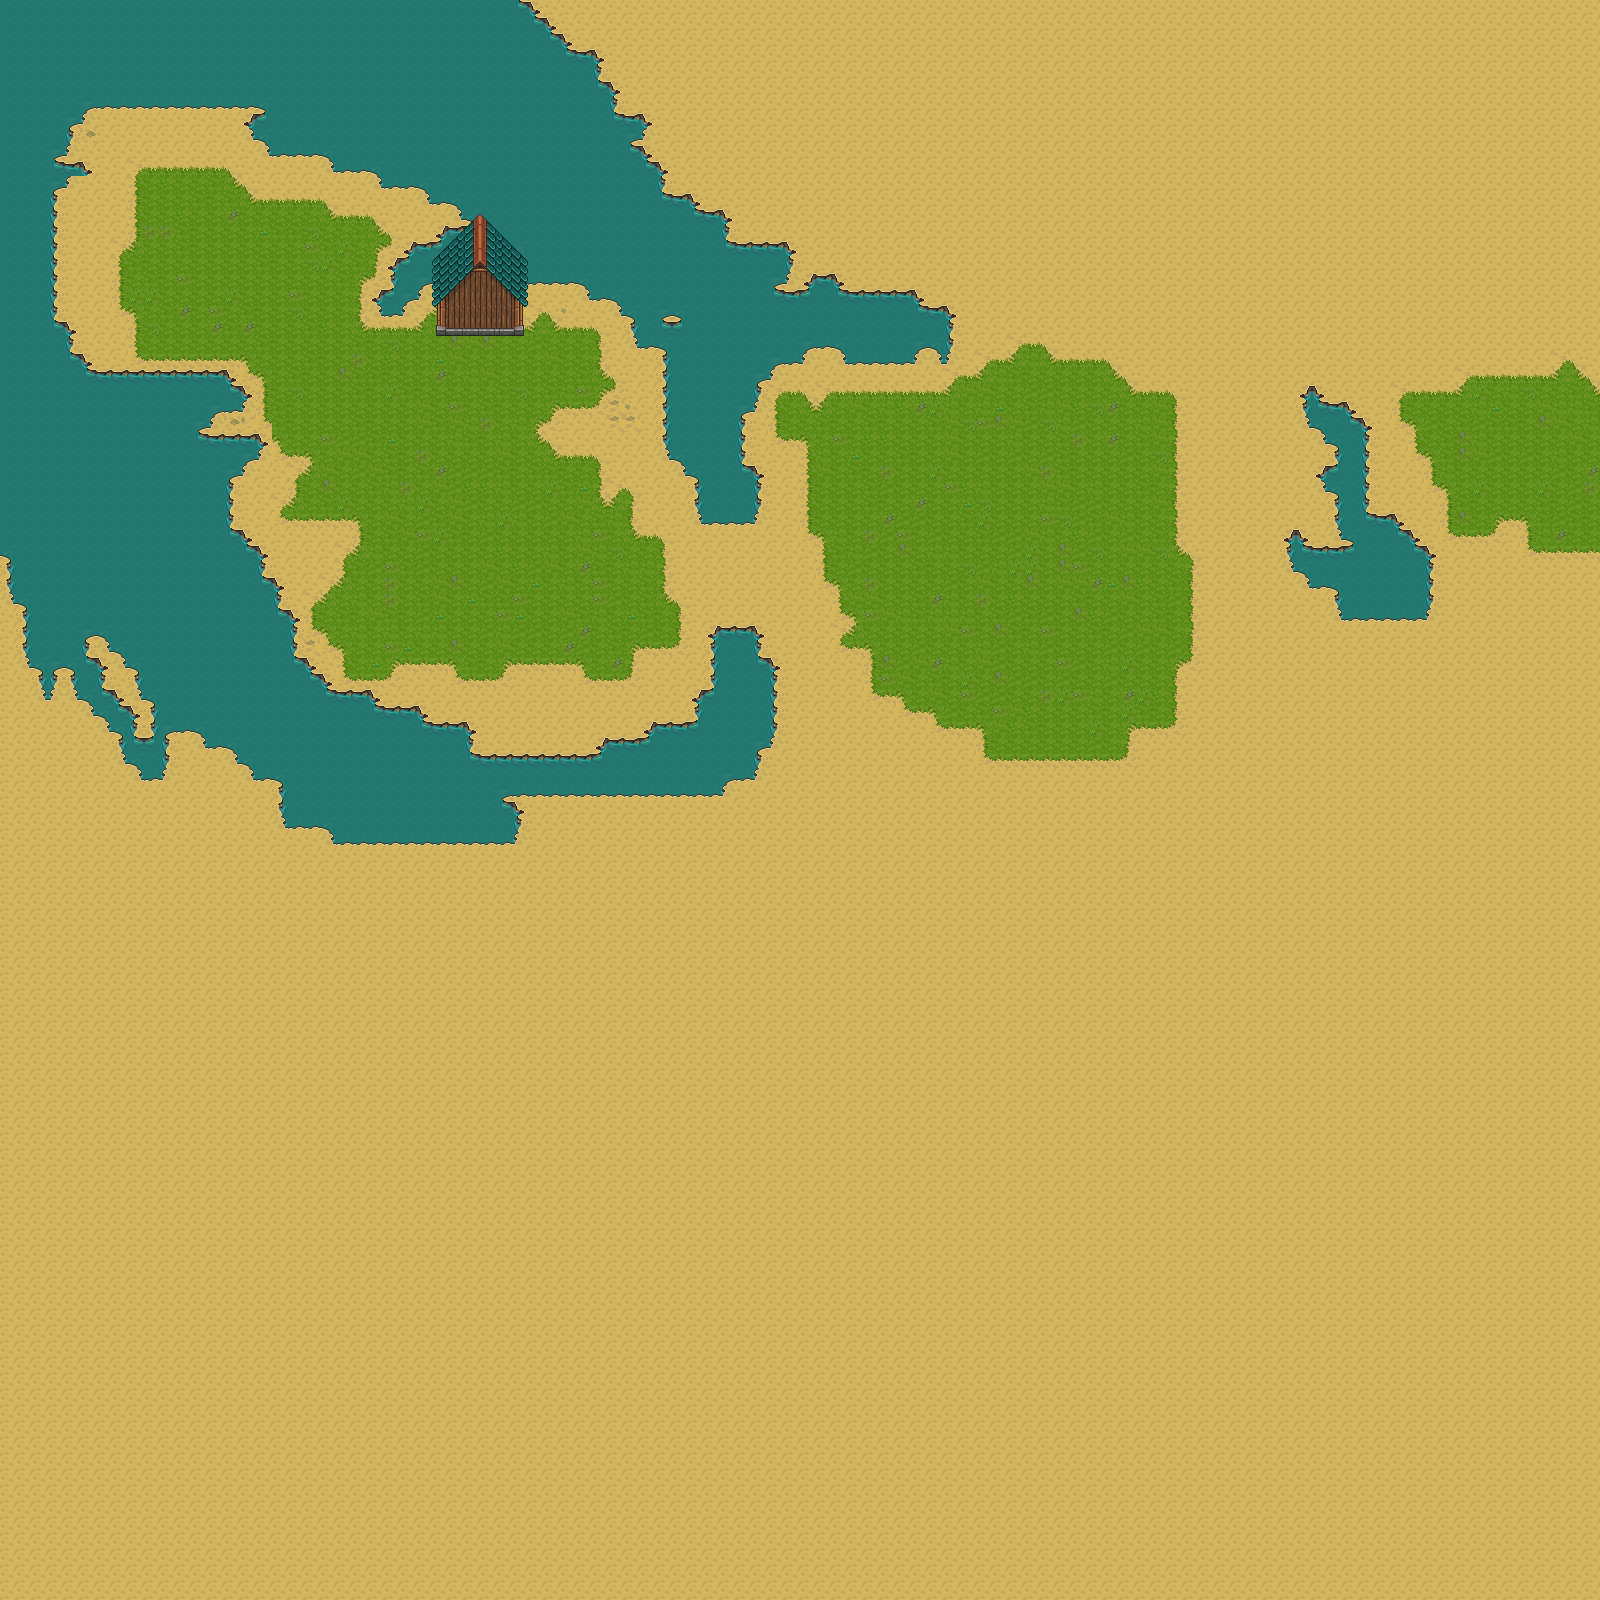

Below is a game level as drawn by its tile map, then a one-line description and the .tmx that defines it (tile-layer data replaced by summaries):
An orthogonal 100x100 tile map with 16x16 px tiles, 2 tile layers (Rutelag 1, Rutelag 2) and 62 objects (6x TestGame.Objects.Entities.Structures.Tre, 2x Zombie).

<map version="1.5" tiledversion="1.7.2" orientation="orthogonal" renderorder="right-down" width="100" height="100" tilewidth="16" tileheight="16" infinite="0" nextlayerid="14" nextobjectid="104">
 <tileset firstgid="1" source="CRAFTLAND.tsx" />
 <layer id="1" name="Rutelag 1" width="100" height="100">
  <properties>
   <property name="true" type="float" value="-5" />
  </properties>
  <data>[10000 cells, 10000 non-empty, 54 distinct tile ids]</data>
 </layer>
 <objectgroup id="13" name="Collision">
  <object id="41" x="80" y="368" width="160" height="16" />
  <object id="42" x="224" y="384" width="32" height="32" />
  <object id="43" x="208" y="400" width="16" height="16" />
  <object id="44" x="192" y="416" width="16" height="16" />
  <object id="45" x="192" y="432" width="64" height="16" />
  <object id="46" x="224" y="448" width="32" height="16" />
  <object id="47" x="224" y="464" width="16" height="16" />
  <object id="48" x="48" y="176" width="16" height="144" />
  <object id="49" x="64" y="320" width="16" height="48" />
  <object id="51" x="48" y="160" width="48" height="16" />
  <object id="52" x="64" y="176" width="16" height="16" />
  <object id="53" x="64" y="112" width="16" height="48" />
  <object id="54" x="64" y="96" width="208" height="16" />
  <object id="55" x="256" y="112" width="16" height="32" />
  <object id="56" x="272" y="144" width="64" height="16" />
  <object id="59" x="336" y="160" width="48" height="16" />
  <object id="60" x="384" y="176" width="48" height="16" />
  <object id="61" x="224" y="480" width="16" height="48" />
  <object id="62" x="384" y="288" width="16" height="32" />
  <object id="63" x="400" y="256" width="48" height="32" />
  <object id="64" x="416" y="240" width="48" height="16" />
  <object id="65" x="448" y="224" width="32" height="16" />
  <object id="66" x="464" y="208" width="16" height="16" />
  <object id="67" x="432" y="192" width="32" height="16" />
  <object id="68" x="240" y="528" width="16" height="32" />
  <object id="69" x="256" y="560" width="16" height="32" />
  <object id="70" x="272" y="592" width="16" height="32" />
  <object id="71" x="288" y="624" width="16" height="32" />
  <object id="72" x="304" y="672" width="16" height="16" />
  <object id="73" x="304" y="656" width="16" height="16" />
  <object id="74" x="320" y="688" width="48" height="16" />
  <object id="75" x="368" y="704" width="48" height="16" />
  <object id="76" x="416" y="720" width="48" height="16" />
  <object id="77" x="448" y="736" width="16" height="16" />
  <object id="78" x="464" y="752" width="144" height="16" />
  <object id="79" x="608" y="736" width="48" height="16" />
  <object id="80" x="656" y="720" width="48" height="16" />
  <object id="81" x="704" y="688" width="16" height="32" />
  <object id="82" x="720" y="624" width="32" height="48" />
  <object id="83" x="704" y="640" width="16" height="48" />
  <object id="84" x="688" y="480" width="64" height="32" />
  <object id="85" x="704" y="512" width="48" height="16" />
  <object id="86" x="688" y="464" width="16" height="16" />
  <object id="87" x="656" y="352" width="32" height="112" />
  <object id="90" x="640" y="320" width="16" height="32" />
  <object id="91" x="624" y="288" width="16" height="32" />
  <object id="93" x="592" y="288" width="32" height="16" />
  <object id="94" x="432" y="272" width="160" height="16" />
  <object id="96" x="432" y="288" width="96" height="48" />
  <object id="97" x="576" y="64" width="32" height="32" />
  <object id="98" x="624" y="112" width="16" height="48" />
  <object id="99" x="640" y="160" width="16" height="32" />
  <object id="101" x="592" y="96" width="32" height="16" />
  <object id="102" x="736" y="464" width="16" height="16" />
 </objectgroup>
 <objectgroup id="4" name="Objects">
  <object id="1" name="Zombie" type="Zombie" x="505" y="575.167">
   <properties>
    <property name="id" type="int" value="1" />
    <property name="size" value="1" />
   </properties>
   <point />
  </object>
  <object id="5" name="Zombie" type="Zombie" x="542.667" y="478.833">
   <properties>
    <property name="id" type="int" value="1" />
    <property name="size" value="2" />
   </properties>
   <point />
  </object>
  <object id="21" name="Tree" type="TestGame.Objects.Entities.Structures.Tree" x="168" y="349">
   <properties>
    <property name="id" type="int" value="401" />
   </properties>
   <point />
  </object>
  <object id="22" name="Tree" type="TestGame.Objects.Entities.Structures.Tree" x="295.333" y="219.333">
   <properties>
    <property name="id" type="int" value="401" />
   </properties>
   <point />
  </object>
  <object id="28" name="Tree" type="TestGame.Objects.Entities.Structures.Tree" x="295.333" y="219.333">
   <properties>
    <property name="id" type="int" value="401" />
   </properties>
   <point />
  </object>
  <object id="23" name="Tree" type="TestGame.Objects.Entities.Structures.Tree" x="293.667" y="427">
   <properties>
    <property name="id" type="int" value="401" />
   </properties>
   <point />
  </object>
  <object id="24" name="Tree" type="TestGame.Objects.Entities.Structures.Tree" x="331" y="434.667">
   <properties>
    <property name="id" type="int" value="401" />
   </properties>
   <point />
  </object>
  <object id="25" name="Tree" type="TestGame.Objects.Entities.Structures.Tree" x="308.833" y="458.5">
   <properties>
    <property name="id" type="int" value="401" />
   </properties>
   <point />
  </object>
 </objectgroup>
 <layer id="6" name="Rutelag 2" width="100" height="100">
  <data>[10000 cells, 48 non-empty, 48 distinct tile ids]</data>
 </layer>
</map>
